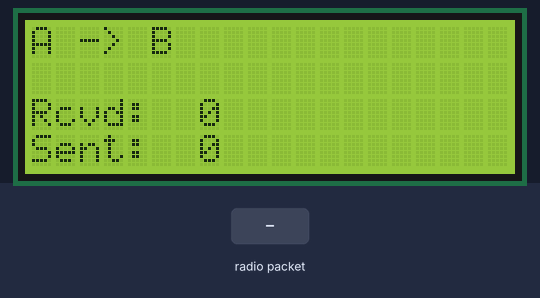
Bench run of a sketch on a simulated Raspberry Pi Pico. On the bench: 20×4 character LCD. Inputs (shaded band) come from the test bench. No radio packets arrive unless stated.

Above: at 0.1 s.
At 4.1 s:
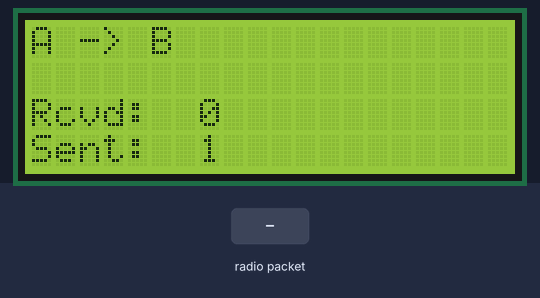
4.2 s: radio packet "1" arrives
At 4.8 s:
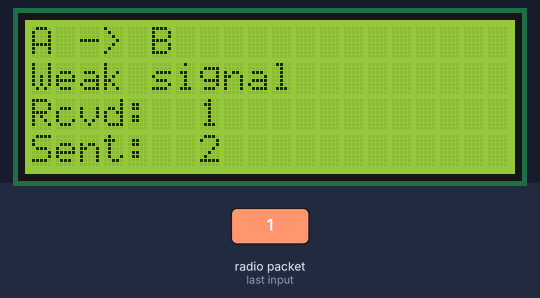
Timing chart, 0 to 7.2 s (numbered marks = the images above; inputs shaded):
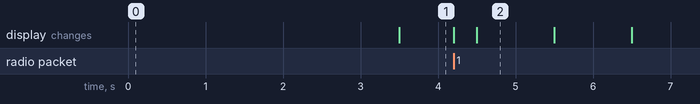

The sketch:

nrf24-A.ino
```cpp
// First, system inclusions
#include <LiquidCrystal.h>
#include <RF24.h>

// Then, user inclusions
#include "tp_sysit_teensy36.h"

//——————————————————————————————————————————————————————————————————————————————————————————————————————————————————————

LiquidCrystal lcd (18, 17, 16, 15, 14, 19) ; // For using LCD

//——————————————————————————————————————————————————————————————————————————————————————————————————————————————————————

RF24 gRadio (24, 25) ; // CE_PIN, CSN_PIN
const byte MY_ADDRESS [5] = {0x12, 0x34, 0x56, 0x78, 0x90} ;
const byte OTHER_ADDRESS [5] = {0xFE, 0xDC, 0xBA, 0x98, 0x76} ;

//——————————————————————————————————————————————————————————————————————————————————————————————————————————————————————

void setup () {
  pinMode (LED_BUILTIN, OUTPUT) ;
  lcd.begin (20,4) ; // 20 columns (0 ... 19), 4 lines (0 ... 3)
//---- radio
// https://www.pjrc.com/teensy/td_libs_SPI.html
// Use SPI alternate pins; should be done before calling radio.begin().
  SPI.setMOSI (28) ;
  SPI.setMISO (39) ;
  SPI.setSCK (27) ;
//--- Radio module configuration
  bool ok = gRadio.begin () ;
  if (!ok) {
    lcd.print ("Radio err") ;
  }
  if (ok) {
  //--- Set emission power: RF24_PA_MIN, RF24_PA_LOW, RF24_PA_HIGH, RF24_PA_MAX
    gRadio.setPALevel (RF24_PA_MAX) ;
  //--- Set speed: RF24_250KBPS, RF24_1MBPS (default), RF24_2MBPS
  //  gRadio.setDataRate (RF24_2MBPS) ;
  //--- Set channel: frequency is 2400 MHz + n, with 0 <= n <= 125
    gRadio.setChannel (108) ; // 2,508 GHz
  //--- Open communication pipes
    gRadio.openWritingPipe (MY_ADDRESS);
    gRadio.openReadingPipe (1, OTHER_ADDRESS);
  //--- Start the radio listening for data
    gRadio.startListening () ;
    lcd.print ("A -> B") ;
    lcd.setCursor (0, 2) ;
    lcd.print ("Rcvd:");
    lcd.setCursor (0, 3) ;
    lcd.print ("Sent:");
  }
}

//——————————————————————————————————————————————————————————————————————————————————————————————————————————————————————

static unsigned gNRF24ReceiveCount = 0 ;
static unsigned gNRF24SentCount = 0 ;
static unsigned gLedToggleTime = 0 ;
static unsigned gBroadcastTime = 3000 ;

//——————————————————————————————————————————————————————————————————————————————————————————————————————————————————————

void loop () {
//--- Blink led and display
  if (gLedToggleTime <= millis ()) {
    gLedToggleTime += 500 ;
    digitalWrite (LED_BUILTIN, ! digitalRead (LED_BUILTIN)) ;
    lcd.setCursor (7, 2) ;
    lcd.print (gNRF24ReceiveCount);
    lcd.setCursor (7, 3) ;
    lcd.print (gNRF24SentCount);
  }
//--- Broadcast
  if (gBroadcastTime <= millis ()) {
    gRadio.stopListening () ; // First, stop listening so we can talk.
    byte buffer [32] ;
    if (gRadio.write (buffer, 32)) {
      gNRF24SentCount += 1 ;
    }
    gRadio.startListening () ; // Now, continue listening
    gBroadcastTime = millis () + 1000 ;
  }
//--- Réception de données
  if (gRadio.available ()) {
    byte buffer [32] ;
    gRadio.read (buffer, 32) ;
    gNRF24ReceiveCount += 1 ;
    lcd.setCursor (0, 1) ;
    lcd.print (gRadio.testRPD() ? "Good signal" : "Weak signal") ;
  }
}

//——————————————————————————————————————————————————————————————————————————————————————————————————————————————————————
```

tp_sysit_teensy36.h
```cpp
#pragma once

#include <Arduino.h>

#ifndef __MK66FX1M0__
  #error "Ce croquis doit être compilé pour la Teensy 3.6"
#endif

#pragma GCC diagnostic error "-Wsign-conversion"
#pragma GCC diagnostic error "-Wsign-compare"
#pragma GCC diagnostic error "-Wunused-value"
#pragma GCC diagnostic error "-Wunused-parameter"
#pragma GCC diagnostic error "-Wmissing-prototypes"
#pragma GCC diagnostic error "-Wparentheses"
#pragma GCC diagnostic error "-Wall"
#pragma GCC diagnostic error "-Wpointer-arith"
#pragma GCC diagnostic error "-Wundef"
```

Measured:
- after the input at 4.2 s, the display: first changes at once (image 2 shows a later state)
